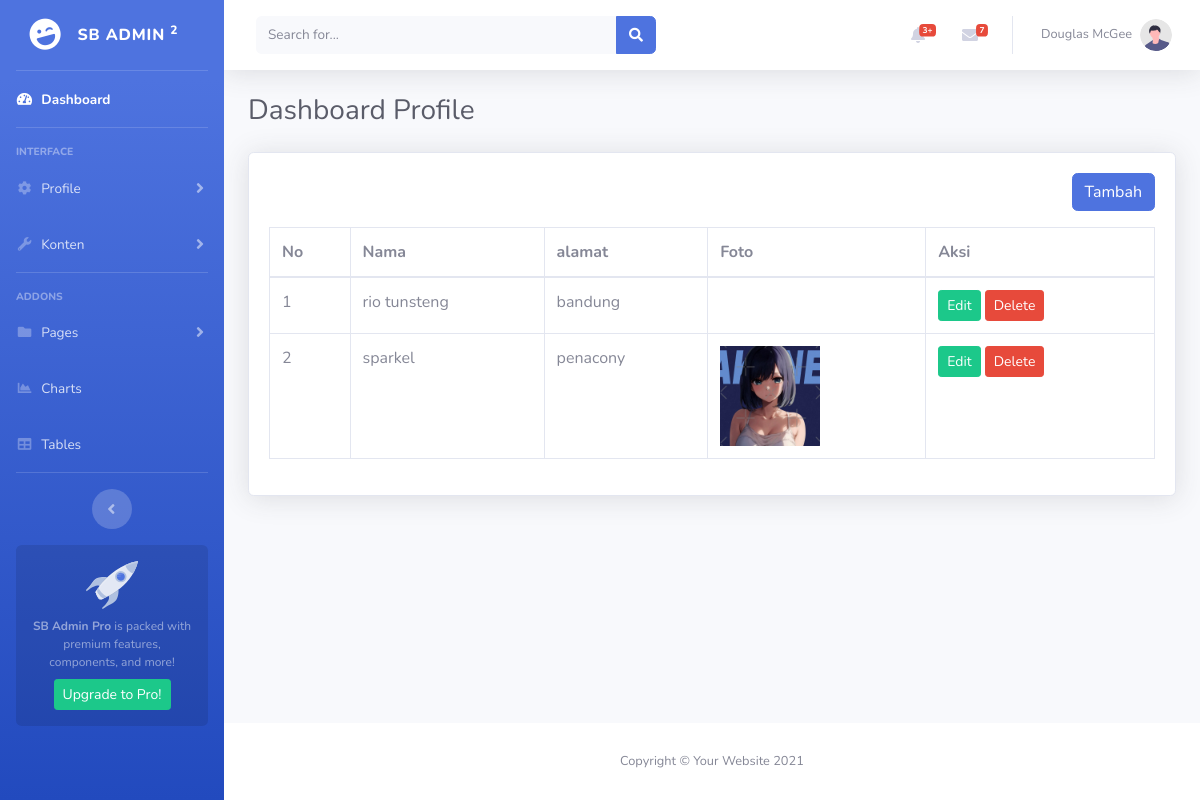
The app's page /admin/profile.php, older data.
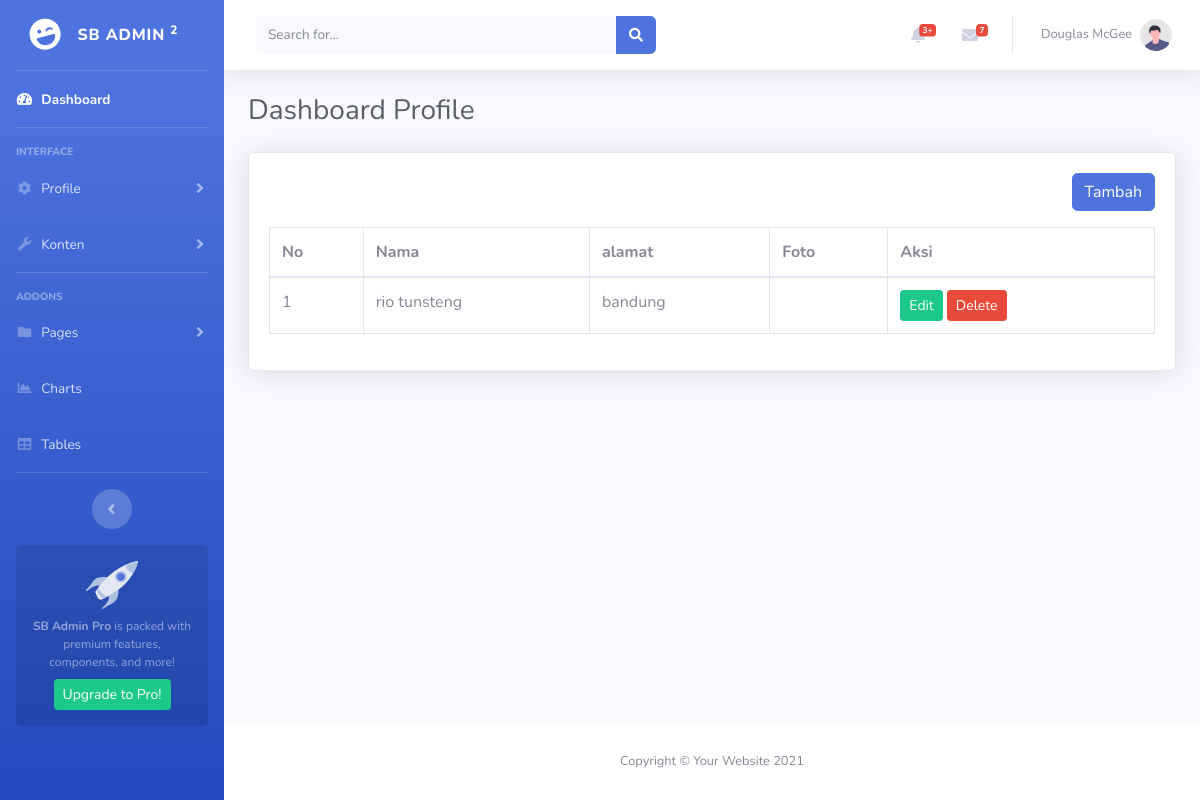
The same page, newer data.
### tables this page shows
CREATE TABLE `user` (
  `id` int(50) NOT NULL,
  `nama` varchar(50) NOT NULL,
  `alamat` varchar(50) NOT NULL,
  `foto` varchar(50) NOT NULL,
  `update_at` timestamp NOT NULL DEFAULT current_timestamp() ON UPDATE current_timestamp(),
  `create_at` timestamp NOT NULL DEFAULT current_timestamp()
);

### admin/profile.php (the view, shortened to what this page needs)
<?php
include 'database/db.php';
$query = mysqli_query($conn, "SELECT * FROM user");
?>
<!DOCTYPE html>
<html lang="en">
<head>
    <?php include 'layout/css.php' ?>
</head>
<body id="page-top">
    <div id="wrapper">
        <?php include 'layout/sidebar.php' ?>
        <div id="content-wrapper" class="d-flex flex-column">
            <div id="content">
                <nav class="navbar navbar-expand navbar-light bg-white topbar mb-4 static-top shadow">
                    <form
                        class="d-none d-sm-inline-block form-inline mr-auto ml-md-3 my-2 my-md-0 mw-100 navbar-search">
                        <div class="input-group">
                            <input type="text" class="form-control bg-light border-0 small" placeholder="Search for..."
                                aria-label="Search" aria-describedby="basic-addon2">
                            <div class="input-group-append">
                                <button class="btn btn-primary" type="button">
                                    <i class="fas fa-search fa-sm"></i>
                                </button>
                            </div>
                        </div>
                    </form>
                    <ul class="navbar-nav ml-auto">
                        <li class="nav-item dropdown no-arrow mx-1">
                            <a class="nav-link dropdown-toggle" href="#" id="alertsDropdown" role="button"
                                data-toggle="dropdown" aria-haspopup="true" aria-expanded="false">
                                <i class="fas fa-bell fa-fw"></i>
                                <span class="badge badge-danger badge-counter">3+</span>
                            </a>
                        </li>
                        <li class="nav-item dropdown no-arrow mx-1">
                            <a class="nav-link dropdown-toggle" href="#" id="messagesDropdown" role="button"
                                data-toggle="dropdown" aria-haspopup="true" aria-expanded="false">
                                <i class="fas fa-envelope fa-fw"></i>
                                <span class="badge badge-danger badge-counter">7</span>
                            </a>
                        </li>
                        <li class="nav-item dropdown no-arrow">
                            <a class="nav-link dropdown-toggle" href="#" id="userDropdown" role="button"
                                data-toggle="dropdown" aria-haspopup="true" aria-expanded="false">
                                <span class="mr-2 d-none d-lg-inline text-gray-600 small">Douglas McGee</span>
                                <img class="img-profile rounded-circle"
                                    src="img/undraw_profile.svg">
                            </a>
                        </li>
                    </ul>
                </nav>
                <div class="container-fluid">
                    <div class="d-sm-flex align-items-center justify-content-between mb-4">
                        <h1 class="h3 mb-0 text-gray-800">Dashboard Profile</h1>
                    </div>
                    <div class="card  shadow mb-4">
                        <div class="card-body">
                            <div align="right" class="mb-3">
                                <a href="tambah-profile.php" class="btn btn-primary">Tambah</a>
                            </div>
                            <div class="table-responsive">
                                <table class="table table-bordered" width="100%">
                                    <thead>
                                        <tr>
                                            <th>No</th>
                                            <th>Nama</th>
                                            <th>alamat</th>
                                            <th>Foto</th>
                                            <th>Aksi</th>
                                        </tr>
                                    </thead>
                                    <tbody>
                                        <?php $no = 1;
                                        while ($row = mysqli_fetch_assoc($query)) { ?>
                                            <tr>
                                                <td><?php echo $no++ ?></td>
                                                <td><?php echo $row['nama'] ?></td>
                                                <td><?php echo $row['alamat'] ?></td>
                                                <td>
                                                    <img width="100" src="upload/<?php echo $row['foto'] ?>" alt="">
                                                </td>
                                                <td>
                                                    <a href="tambah-profile.php?edit=<?php echo $row['id'] ?>" class="btn btn-success btn-sm">
                                                        <span class="tf-icon bx bx-pencil bx-18px ">Edit</span>
                                                    </a>
                                                    <a onclick="return confirm('Apakah anda yakin akan menghapus data ini??')"
                                                        href="profile.php?delete=<?php echo $row['id'] ?>" class="btn btn-danger btn-sm">
                                                        <span class="tf-icon bx bx-trash bx-18px ">Delete</span>
                                                    </a>
                                                </td>
                                            </tr>
                                        <?php } ?>
                                    </tbody>
                                </table>
                            </div>
                        </div>
                    </div>
                </div>
            </div>
            <?php include 'layout/footer.php' ?>
        </div>
    </div>
</body>
</html>

### admin/layout/css.php (shortened to what this page needs)
<link href="vendor/fontawesome-free/css/all.min.css" rel="stylesheet" type="text/css">
<link href="css/sb-admin-2.min.css" rel="stylesheet">

### admin/layout/sidebar.php (shortened to what this page needs)
<ul class="navbar-nav bg-gradient-primary sidebar sidebar-dark accordion" id="accordionSidebar">
    <a class="sidebar-brand d-flex align-items-center justify-content-center" href="index.html">
        <div class="sidebar-brand-icon rotate-n-15">
            <i class="fas fa-laugh-wink"></i>
        </div>
        <div class="sidebar-brand-text mx-3">SB Admin <sup>2</sup></div>
    </a>
    <hr class="sidebar-divider my-0">
    <li class="nav-item active">
        <a class="nav-link" href="index.html">
            <i class="fas fa-fw fa-tachometer-alt"></i>
            <span>Dashboard</span></a>
    </li>
    <hr class="sidebar-divider">
    <div class="sidebar-heading">
        Interface
    </div>
    <li class="nav-item">
        <a class="nav-link collapsed" href="#" data-toggle="collapse" data-target="#collapseTwo"
            aria-expanded="true" aria-controls="collapseTwo">
            <i class="fas fa-fw fa-cog"></i>
            <span>Profile</span>
        </a>
    </li>
    <li class="nav-item">
        <a class="nav-link collapsed" href="#" data-toggle="collapse" data-target="#collapseUtilities"
            aria-expanded="true" aria-controls="collapseUtilities">
            <i class="fas fa-fw fa-wrench"></i>
            <span>Konten </span>
        </a>
    </li>
    <hr class="sidebar-divider">
    <div class="sidebar-heading">
        Addons
    </div>
    <li class="nav-item">
        <a class="nav-link collapsed" href="#" data-toggle="collapse" data-target="#collapsePages"
            aria-expanded="true" aria-controls="collapsePages">
            <i class="fas fa-fw fa-folder"></i>
            <span>Pages</span>
        </a>
    </li>
    <li class="nav-item">
        <a class="nav-link" href="charts.html">
            <i class="fas fa-fw fa-chart-area"></i>
            <span>Charts</span></a>
    </li>
    <li class="nav-item">
        <a class="nav-link" href="tables.html">
            <i class="fas fa-fw fa-table"></i>
            <span>Tables</span></a>
    </li>
    <hr class="sidebar-divider d-none d-md-block">
    <div class="text-center d-none d-md-inline">
        <button class="rounded-circle border-0" id="sidebarToggle"></button>
    </div>
    <div class="sidebar-card d-none d-lg-flex">
        <img class="sidebar-card-illustration mb-2" src="img/undraw_rocket.svg" alt="...">
        <p class="text-center mb-2"><strong>SB Admin Pro</strong> is packed with premium features, components, and more!</p>
        <a class="btn btn-success btn-sm" href="https://startbootstrap.com/theme/sb-admin-pro">Upgrade to Pro!</a>
    </div>
</ul>

### admin/layout/footer.php
<footer class="sticky-footer bg-white">
    <div class="container my-auto">
        <div class="copyright text-center my-auto">
            <span>Copyright &copy; Your Website 2021</span>
        </div>
    </div>
</footer>

Row changes from the older to the newer data that the page shows:
removed user: nama "sparkel", alamat "penacony", foto (picture)
